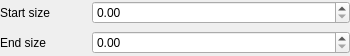
<?xml version="1.0" encoding="UTF-8"?>
<ui version="4.0">
 <class>SizeControlWidget</class>
 <widget class="QWidget" name="SizeControlWidget">
  <property name="geometry">
   <rect>
    <x>0</x>
    <y>0</y>
    <width>350</width>
    <height>56</height>
   </rect>
  </property>
  <property name="windowTitle">
   <string>Form</string>
  </property>
  <property name="locale">
   <locale language="English" country="UnitedStates"/>
  </property>
  <layout class="QVBoxLayout" name="verticalLayout">
   <property name="leftMargin">
    <number>0</number>
   </property>
   <property name="topMargin">
    <number>0</number>
   </property>
   <property name="rightMargin">
    <number>0</number>
   </property>
   <property name="bottomMargin">
    <number>0</number>
   </property>
   <item>
    <layout class="QHBoxLayout" name="startSizeLayout">
     <item>
      <widget class="QLabel" name="startSizeLabel">
       <property name="sizePolicy">
        <sizepolicy hsizetype="Preferred" vsizetype="Preferred">
         <horstretch>1</horstretch>
         <verstretch>0</verstretch>
        </sizepolicy>
       </property>
       <property name="text">
        <string>Start size</string>
       </property>
       <property name="wordWrap">
        <bool>true</bool>
       </property>
      </widget>
     </item>
     <item>
      <widget class="QDoubleSpinBox" name="startSizeSpin">
       <property name="sizePolicy">
        <sizepolicy hsizetype="Minimum" vsizetype="Fixed">
         <horstretch>3</horstretch>
         <verstretch>0</verstretch>
        </sizepolicy>
       </property>
       <property name="singleStep">
        <double>0.100000000000000</double>
       </property>
      </widget>
     </item>
    </layout>
   </item>
   <item>
    <layout class="QHBoxLayout" name="endSizeLayout">
     <item>
      <widget class="QLabel" name="endSizeLabel">
       <property name="sizePolicy">
        <sizepolicy hsizetype="Preferred" vsizetype="Preferred">
         <horstretch>1</horstretch>
         <verstretch>0</verstretch>
        </sizepolicy>
       </property>
       <property name="text">
        <string>End size</string>
       </property>
       <property name="wordWrap">
        <bool>true</bool>
       </property>
      </widget>
     </item>
     <item>
      <widget class="QDoubleSpinBox" name="endSizeSpin">
       <property name="sizePolicy">
        <sizepolicy hsizetype="Minimum" vsizetype="Fixed">
         <horstretch>3</horstretch>
         <verstretch>0</verstretch>
        </sizepolicy>
       </property>
       <property name="singleStep">
        <double>0.100000000000000</double>
       </property>
      </widget>
     </item>
    </layout>
   </item>
  </layout>
 </widget>
 <resources/>
 <connections/>
</ui>
